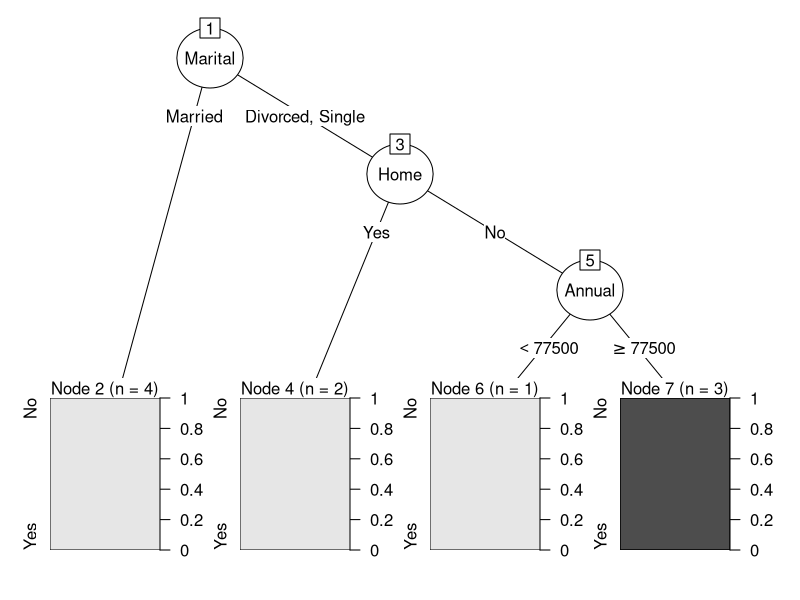

R code for this plot:
library(rpart)
library(partykit)

train <- read.csv("train.csv")

fit <- rpart(Borrower ~ Home + Marital + Annual, data=train, control=rpart.control(minsplit=1, minbucket=1,minsurrogate=4,cp=0.01))

plot(as.party(fit))
